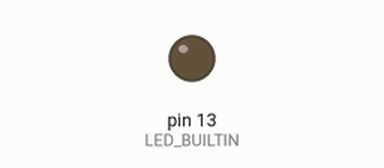
This sketch was run on a simulated Arduino Uno, built with avr-gcc and run on an emulated ATmega328P. On the bench: output pins drawn as LEDs (lit = HIGH). What the sketch prints to the serial monitor is not drawn.

Above: at 1.0 s.
At 3.0 s:
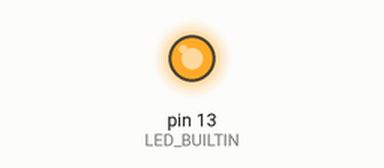
Timing chart, 0 to 5.2 s (numbered marks = the images above):
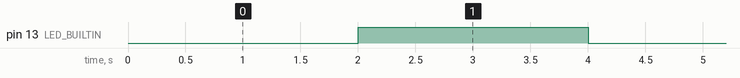

Measured:
- by itself, pin 13 (LED_BUILTIN): alternates HIGH for 2.0 s and LOW for 2.0 s

The sketch:

blink.ino
```cpp
#include <Blink.h>

Blink blink(LED_BUILTIN);

//serial.begin(115200)로 해보고 왜 serial monitor에 쓰레기값이 나오는지 serial library는 115200 bps 까지 지원하는데 9600으로 바꾸니 제대로 출력
void setup() {
  Serial.begin(9600);
  Serial.println("\n");
  Serial.println("\nBlink Version 1.0 Jaeho Yoon");
}

// the loop function runs over and over again forever
void loop() {
  blink.on(2000);
  blink.off(2000);
}
```

Blink.cpp
```cpp
/*
    Blink.cpp - library for simple blink example
 */

#include "Arduino.h"
#include "Blink.h"

Blink::Blink(int pin)
{
    pinMode(pin, OUTPUT);
    _pin = pin;
}

void Blink::on(int millisecond)
{
    digitalWrite(_pin, LOW);
    delay(millisecond);
}

void Blink::off(int millisecond)
{
    digitalWrite(_pin, HIGH);
    delay(millisecond);
}
```

Blink.h
```cpp
/*
    Blink.h - Library for simple blink example
 */

#ifndef BLINK_H
#define BLINK_H

#include "Arduino.h"

class Blink
{
public:
    Blink(int pin);
    void on(int millisecond);
    void off(int millisecond);
private:
    int _pin;
};

#endif
```
